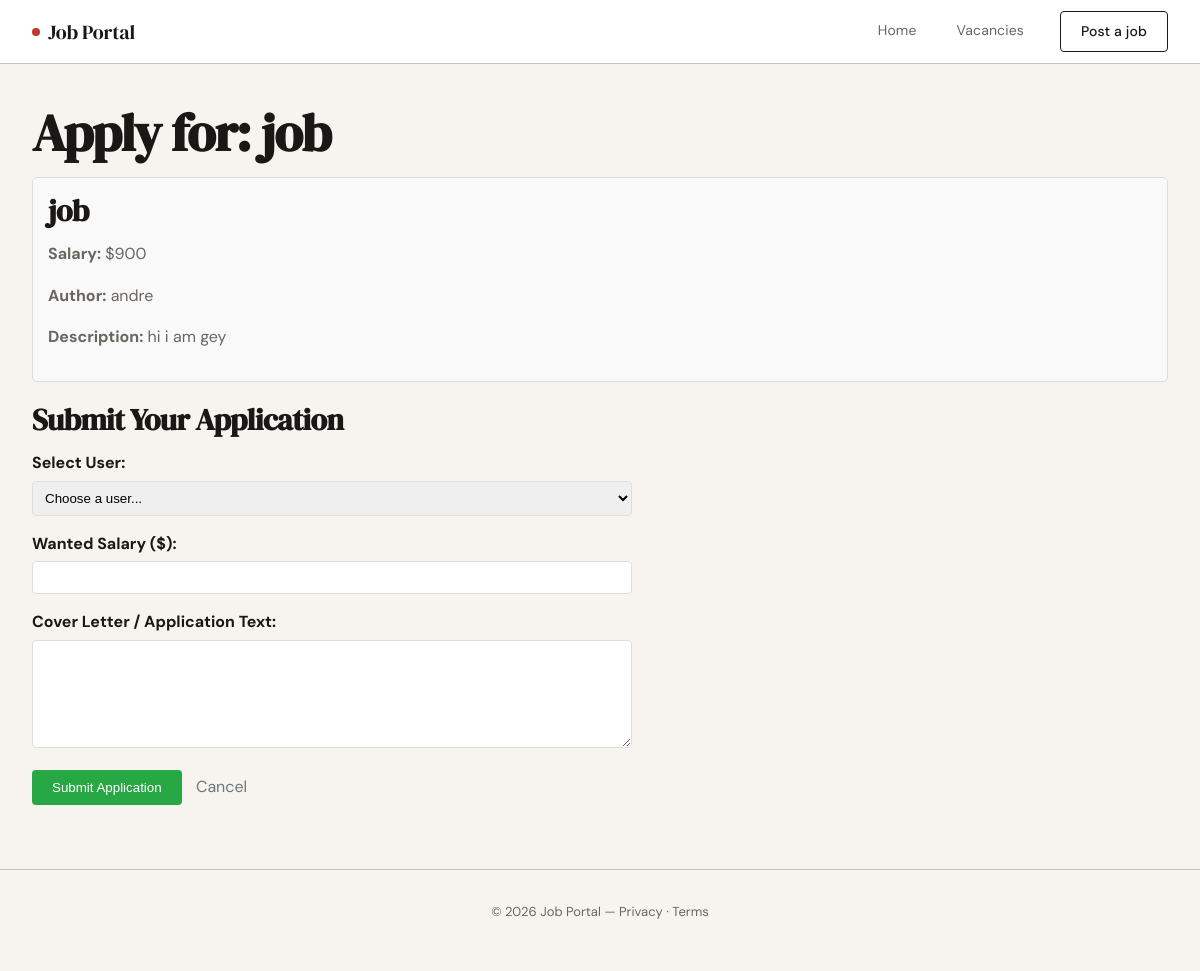
Screenshot of /vacancies/1/apply/ with the database file from the repository.
### sp/models.py (models this page shows, shortened)
class Vacancy(models.Model):
    author = models.ForeignKey(User, on_delete=models.CASCADE)
    title = models.CharField(max_length=100, null=False)
    description = models.TextField(blank=True, null=True, default=':)')
    salary = models.IntegerField(default=1, validators=[MinValueValidator(1), MaxValueValidator(99999)])
    uploaded_at = models.DateTimeField(auto_now_add=True)

class User(models.Model):
    name = models.CharField(max_length=40, null=False)
    email = models.EmailField(blank=True, null=True)

### sp/views.py (the view, shortened to what this page needs)
# urls.py: path('vacancies/<int:vacancy_id>/apply/', views.apply_vacancy, name='apply_vacancy'),
def apply_vacancy(request, vacancy_id):
    vacancy = get_object_or_404(Vacancy, id=vacancy_id)
    users = User.objects.all()
    return render(request, 'apply.html', {'vacancy': vacancy, 'users': users})

### sp/templates/apply.html (shortened to what this page needs)
{% extends 'base.html' %} {% block title %}Apply for {{ vacancy.title }}{%endblock %}
{% block content %}
    <h1>Apply for: {{ vacancy.title }}</h1>
    <div
    class="vacancy-info"
    style="
        border: 1px solid #ddd;
        padding: 15px;
        margin-bottom: 20px;
        border-radius: 5px;
        background-color: #f9f9f9;
    "
    >
    <h2>{{ vacancy.title }}</h2>
    <p><strong>Salary:</strong> ${{ vacancy.salary }}</p>
    <p><strong>Author:</strong> {{ vacancy.author.name }}</p>
    {% if vacancy.description %}
    <p><strong>Description:</strong> {{ vacancy.description }}</p>
    {% endif %}
    </div>
    <h2>Submit Your Application</h2>
    <form method="post" style="max-width: 600px">
    <div style="margin-bottom: 15px">
        <label
        for="user"
        style="display: block; margin-bottom: 5px; font-weight: bold"
        >Select User:</label
        >
        <select
        name="user"
        id="user"
        required
        style="
            width: 100%;
            padding: 8px;
            border: 1px solid #ddd;
            border-radius: 4px;
        "
        >
        <option value="">Choose a user...</option>
        </select>
    </div>
    <div style="margin-bottom: 15px">
        <label
        for="wanted_salary"
        style="display: block; margin-bottom: 5px; font-weight: bold"
        >Wanted Salary ($):</label
        >
        <input
        type="number"
        name="wanted_salary"
        id="wanted_salary"
        min="1"
        max="99999"
        required
        style="
            width: 100%;
            padding: 8px;
            border: 1px solid #ddd;
            border-radius: 4px;
        "
        />
    </div>
    <div style="margin-bottom: 15px">
        <label
        for="content"
        style="display: block; margin-bottom: 5px; font-weight: bold"
        >Cover Letter / Application Text:</label
        >
        <textarea
        name="content"
        id="content"
        rows="6"
        required
        style="
            width: 100%;
            padding: 8px;
            border: 1px solid #ddd;
            border-radius: 4px;
            resize: vertical;
        "
        ></textarea>
    </div>
    <button
        type="submit"
        style="
        background-color: #28a745;
        color: white;
        padding: 10px 20px;
        border: none;
        border-radius: 4px;
        cursor: pointer;
        "
    >
        Submit Application
    </button>
    <a
        href="{% url 'vacancies' %}"
        style="margin-left: 10px; color: #6c757d; text-decoration: none"
        >Cancel</a
    >
    </form>
{% endblock %}

### sp/templates/base.html (style rules this page uses)
*, *::before, *::after { box-sizing: border-box; margin: 0; padding: 0; }
:root { --ink: #1a1714; --ink-muted: #6b6560; --ink-faint: #c8c3be; --paper: #f7f4f0; --paper-warm: #ede9e3; --accent: #c0392b; --accent-soft: #f9eeec; --white: #ffffff; --nav-h: 64px; --radius: 4px; --transition: 0.2s ease; }
html { scroll-behavior: smooth; }
body { font-family: 'DM Sans', sans-serif; font-size: 16px; line-height: 1.6; color: var(--ink); background-color: var(--paper); min-height: 100vh; }
h1 { font-family: 'DM Serif Display', serif; font-size: clamp(2rem, 5vw, 3.25rem); line-height: 1.1; letter-spacing: -0.02em; color: var(--ink); margin-bottom: 1rem; }
h2 { font-family: 'DM Serif Display', serif; font-size: clamp(1.375rem, 3vw, 1.875rem); line-height: 1.2; letter-spacing: -0.015em; color: var(--ink); margin-bottom: 0.75rem; }
p { color: var(--ink-muted); margin-bottom: 1rem; }
a { color: var(--accent); text-decoration: none; transition: opacity var(--transition); }

### rows the page displays
Vacancy: title "job", salary "900", author.name "andre", description "hi i am gey"
